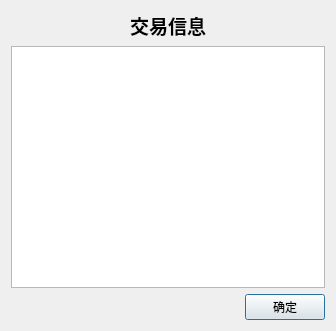
<?xml version="1.0" encoding="UTF-8"?>
<ui version="4.0">
 <class>TransactionInfoDialog</class>
 <widget class="QDialog" name="TransactionInfoDialog">
  <property name="geometry">
   <rect>
    <x>0</x>
    <y>0</y>
    <width>336</width>
    <height>331</height>
   </rect>
  </property>
  <property name="windowTitle">
   <string>Dialog</string>
  </property>
  <layout class="QVBoxLayout" name="verticalLayout">
   <item>
    <layout class="QHBoxLayout" name="horizontalLayout">
     <item>
      <spacer name="horizontalSpacer">
       <property name="orientation">
        <enum>Qt::Horizontal</enum>
       </property>
       <property name="sizeHint" stdset="0">
        <size>
         <width>40</width>
         <height>20</height>
        </size>
       </property>
      </spacer>
     </item>
     <item>
      <widget class="QLabel" name="infoLabel">
       <property name="font">
        <font>
         <family>微软雅黑</family>
         <pointsize>14</pointsize>
         <weight>75</weight>
         <bold>true</bold>
        </font>
       </property>
       <property name="text">
        <string>交易信息</string>
       </property>
      </widget>
     </item>
     <item>
      <spacer name="horizontalSpacer_2">
       <property name="orientation">
        <enum>Qt::Horizontal</enum>
       </property>
       <property name="sizeHint" stdset="0">
        <size>
         <width>40</width>
         <height>20</height>
        </size>
       </property>
      </spacer>
     </item>
    </layout>
   </item>
   <item>
    <widget class="QTextEdit" name="infoEdit">
     <property name="font">
      <font>
       <family>微软雅黑</family>
       <pointsize>10</pointsize>
       <weight>75</weight>
       <bold>true</bold>
      </font>
     </property>
    </widget>
   </item>
   <item>
    <layout class="QHBoxLayout" name="horizontalLayout_2">
     <item>
      <spacer name="horizontalSpacer_3">
       <property name="orientation">
        <enum>Qt::Horizontal</enum>
       </property>
       <property name="sizeHint" stdset="0">
        <size>
         <width>40</width>
         <height>20</height>
        </size>
       </property>
      </spacer>
     </item>
     <item>
      <widget class="QPushButton" name="sureButton">
       <property name="font">
        <font>
         <family>仿宋</family>
        </font>
       </property>
       <property name="text">
        <string>确定</string>
       </property>
      </widget>
     </item>
    </layout>
   </item>
  </layout>
 </widget>
 <resources/>
 <connections/>
</ui>
